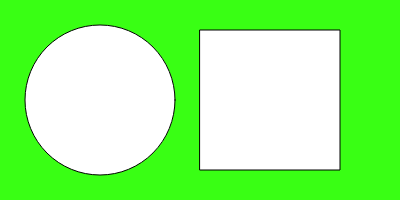
Frame 1 (no input)
Frame 60 (no input): identical to frame 1, image omitted
Frame 120 (the mouse pressed at the canvas centre since frame 60): identical to frame 1, image omitted

The p5.js sketch that drew this single still picture (run headless with seeded random() and noise() and a simulated clock; from frame 60 on, the mouse is pressed at the canvas centre):

// p5.js sketch
// ── sketch.js
function setup() {
  createCanvas(400, 200);
}

function draw() {
  background(57, 255, 20);
  ellipse(100, 100, 150,150 );
  rect(200, 30, 140, 140);
}
